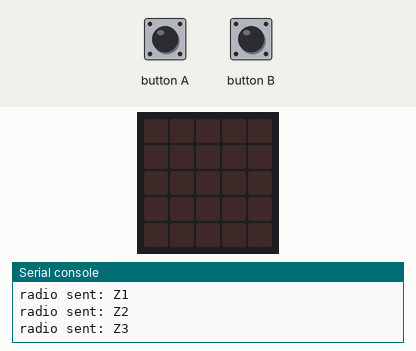
Simulated run of this program. Board: BBC micro:bit running MicroPython. On the bench: the board's 5×5 LED display, the last lines printed to the serial console. Inputs (shaded band) come from the test bench. No radio messages arrive unless stated (any console line starting 'radio sent:' is added by the test bench).

Above: at 1.2 s.
1.3 s: button A pressed for 0.15 s
At 1.9 s:
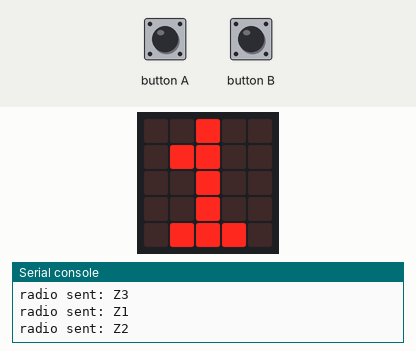
At 2.5 s:
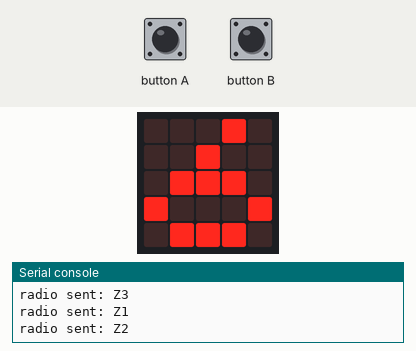
Timing chart, 0 to 4.3 s (numbered marks = the images above; inputs shaded):
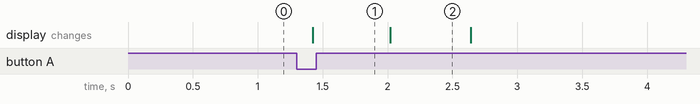

Measured:
- after the input at 1.3 s, the display: changes after 0.12 s (image 1)
- what the display in image 2 shows lasts 0.6 s, from 2.0 s to 2.6 s

The program:

fox.py
```python
"""The Fox (transmitter) -- a hidden beacon.

Cycles transmit power so the hound can tell roughly how close it is, and stays
dark: no display, no ZIP LEDs. Pressing either button breaks that stealth for a
moment on purpose, to show the radio group -- see the comment in the loop.
"""
from microbit import *
import radio
import neopixel

from radio_config import RADIO_GROUP

# How long each digit of the group is held when a button asks for it. Groups
# run to 255, so the display is lit for at most three of these.
GROUP_DIGIT_MS = 600

np = neopixel.NeoPixel(pin0, 5)
np.clear()
np.show()

# Initialize Radio
radio.on()
radio.config(group=RADIO_GROUP)

# Turn off the display so the Fox stays hidden
display.off()

# While the group is being shown, when to go dark again. 0 means dark now.
reveal_until = 0

while True:
    # Either button shows the radio group. A wrong group is completely silent
    # on the air -- the hounds simply never hear anything -- so without this
    # the only way to ask a board what it is set to is to plug it into a
    # computer, which is no use once the fox is out in a field.
    #
    # Both buttons are read every pass, and deliberately not as `a or b`:
    # was_pressed() clears a latch, so short-circuiting would leave button B's
    # press stored and fire a second reveal on the next loop.
    pressed_a = button_a.was_pressed()
    pressed_b = button_b.was_pressed()
    if pressed_a or pressed_b:
        display.on()
        # wait=False, or the beacon stops for as long as the digits take. That
        # is over the hound's SIGNAL_TIMEOUT_MS, so every hound in the field
        # would fall silent and blank each time someone checked the group --
        # the same reason hound.py plays its tones asynchronously.
        display.show(str(RADIO_GROUP), delay=GROUP_DIGIT_MS, wait=False)
        reveal_until = running_time() + GROUP_DIGIT_MS * len(str(RADIO_GROUP))

    # --- Zone 1 (Heard furthest away) ---
    radio.config(power=7)  # Max power
    radio.send("Z1")
    sleep(50)

    # --- Zone 2 (Heard at medium distance) ---
    radio.config(power=4)  # Medium power
    radio.send("Z2")
    sleep(50)

    # --- Zone 3 (Heard only when very close) ---
    radio.config(power=1)  # Low power
    radio.send("Z3")
    sleep(100)

    # Dark again as soon as the digits have played, so a fox that is pressed --
    # or knocked -- while hidden does not stay lit and give itself away.
    if reveal_until and running_time() >= reveal_until:
        display.off()
        reveal_until = 0

    # Total loop time ~ 200ms
```

radio_config.py
```python
"""Settings shared by both roles.

The fox and the hound must agree on the radio group, so it is defined here and
imported by both. This module is copied to BOTH boards -- see AGENTS.md
section 5.

Pick a group that nothing else nearby is using. 0 is the MicroPython default,
so any micro:bit whose radio was switched on without configuring a group will
be sitting on it; 42 is the value most tutorials use. Both invite collisions
with other kit in the room.
"""

RADIO_GROUP = 16
```
